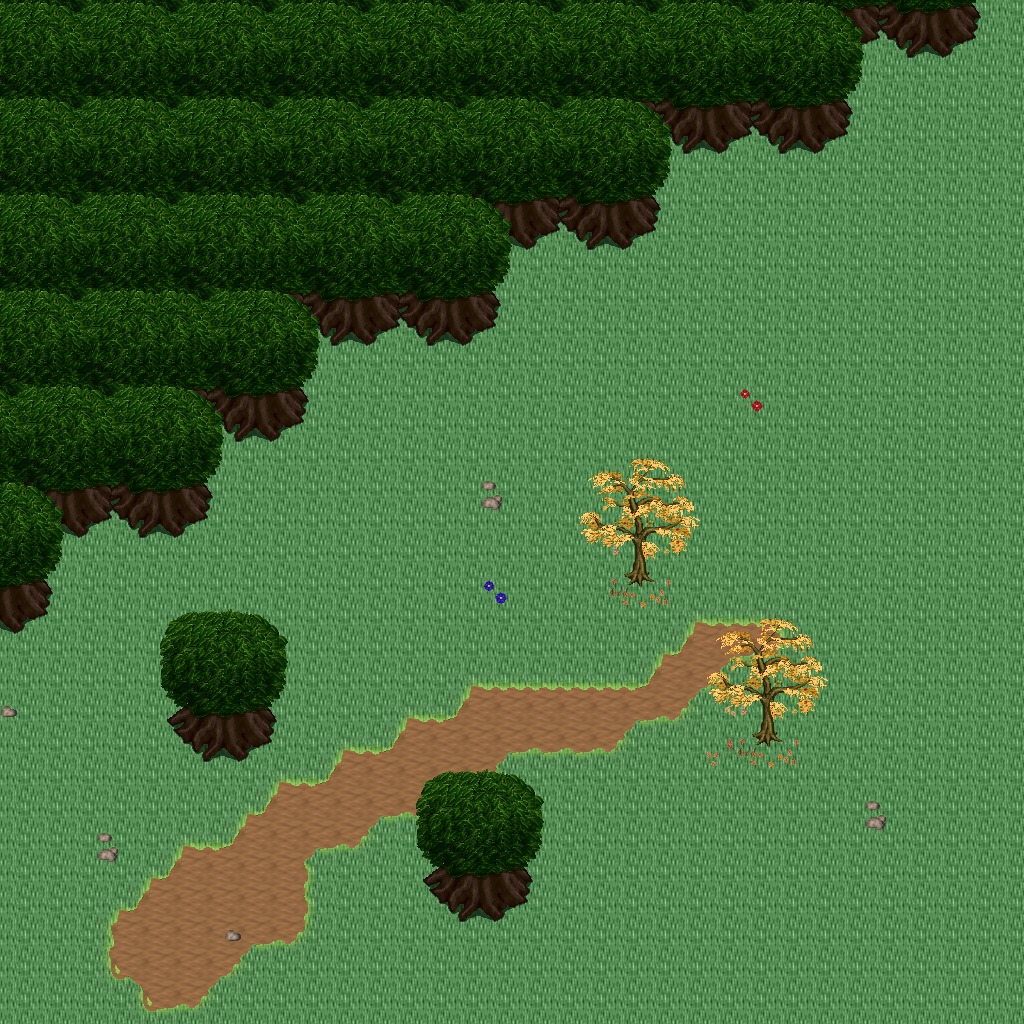

This is a level from a 2D game, rendered from its Tiled map with the project's own tilesets. A one-line summary and the map file follow, with tile-layer data summarised:
An orthogonal 32x32 tile map with 32x32 px tiles, 5 tile layers (Ground, Objects, Objects2, Above, ...), 1 hidden layer not drawn, 24 tilesets.

<map version="1.10" tiledversion="1.11.0" orientation="orthogonal" renderorder="right-down" width="32" height="32" tilewidth="32" tileheight="32" infinite="0" nextlayerid="11" nextobjectid="1">
 <tileset firstgid="1" name="logic_collision" tilewidth="32" tileheight="32" tilecount="1" columns="1">
  <image source="../drawable/logic_collision.png" width="32" height="32" />
 </tileset>
 <tileset firstgid="2" name="ground_ground" tilewidth="32" tileheight="32" tilecount="33" columns="3">
  <image source="../drawable/ground_ground.png" width="96" height="352" />
 </tileset>
 <tileset firstgid="35" name="plant_tree_tree_darkgreen" tilewidth="32" tileheight="32" tilecount="88" columns="8">
  <image source="../drawable/plant_tree_tree_darkgreen.png" width="256" height="352" />
 </tileset>
 <tileset firstgid="123" name="logic_item_resources" tilewidth="32" tileheight="32" tilecount="6" columns="6">
  <image source="../drawable/logic_item_resources.png" width="192" height="32" />
 </tileset>
 <tileset firstgid="129" name="logic_creature_animal" tilewidth="32" tileheight="32" tilecount="32" columns="8">
  <image source="../drawable/logic_creature_animal.png" width="256" height="128" />
 </tileset>
 <tileset firstgid="161" name="plant_flower_daisy_blue" tilewidth="32" tileheight="32" tilecount="8" columns="2">
  <image source="../drawable/plant_flower_daisy_blue.png" width="64" height="128" />
 </tileset>
 <tileset firstgid="169" name="plant_flower_daisy_red" tilewidth="32" tileheight="32" tilecount="8" columns="2">
  <image source="../drawable/plant_flower_daisy_red.png" width="64" height="128" />
 </tileset>
 <tileset firstgid="177" name="plant_flower_daisy_white" tilewidth="32" tileheight="32" tilecount="8" columns="2">
  <image source="../drawable/plant_flower_daisy_white.png" width="64" height="128" />
 </tileset>
 <tileset firstgid="185" name="plant_flower_daisy_yellow" tilewidth="32" tileheight="32" tilecount="8" columns="2">
  <image source="../drawable/plant_flower_daisy_yellow.png" width="64" height="128" />
 </tileset>
 <tileset firstgid="193" name="building_thatched_roof_cottage2" tilewidth="32" tileheight="32" tilecount="20" columns="4">
  <image source="../drawable/building_thatched_roof_cottage2.png" width="128" height="160" />
 </tileset>
 <tileset firstgid="213" name="building_thatched_roof_cottage1" tilewidth="32" tileheight="32" tilecount="20" columns="4">
  <image source="../drawable/building_thatched_roof_cottage1.png" width="128" height="160" />
 </tileset>
 <tileset firstgid="233" name="logic_creature_elemental" tilewidth="32" tileheight="32" tilecount="16" columns="8">
  <image source="../drawable/logic_creature_elemental.png" width="256" height="64" />
 </tileset>
 <tileset firstgid="249" name="item_campfires" tilewidth="32" tileheight="32" tilecount="2" columns="2">
  <image source="../drawable/item_campfires.png" width="64" height="32" />
 </tileset>
 <tileset firstgid="251" name="furniture_light_flames" tilewidth="32" tileheight="32" tilecount="6" columns="6">
  <image source="../drawable/furniture_light_flames.png" width="192" height="32" />
 </tileset>
 <tileset firstgid="257" name="item_firewood" tilewidth="32" tileheight="32" tilecount="12" columns="3">
  <image source="../drawable/item_firewood.png" width="96" height="128" />
 </tileset>
 <tileset firstgid="269" name="plant_flower_bulbs" tilewidth="32" tileheight="32" tilecount="4" columns="1">
  <image source="../drawable/plant_flower_bulbs.png" width="32" height="128" />
 </tileset>
 <tileset firstgid="273" name="ground_grass_corners" tilewidth="32" tileheight="32" tilecount="24" columns="6">
  <image source="../drawable/ground_grass_corners.png" width="192" height="128" />
 </tileset>
 <tileset firstgid="297" name="ground_grass_edges" tilewidth="32" tileheight="32" tilecount="36" columns="12">
  <image source="../drawable/ground_grass_edges.png" width="384" height="96" />
 </tileset>
 <tileset firstgid="333" name="light_dim_yellow_light_5x5" tilewidth="32" tileheight="32" tilecount="25" columns="5">
  <image source="../drawable/light_dim_yellow_light_5x5.png" width="160" height="160" />
 </tileset>
 <tileset firstgid="358" name="plant_tree_fall_trees" tilewidth="32" tileheight="32" tilecount="40" columns="8">
  <image source="../drawable/plant_tree_fall_trees.png" width="256" height="160" />
 </tileset>
 <tileset firstgid="398" name="plant_leaves" tilewidth="32" tileheight="32" tilecount="8" columns="4">
  <image source="../drawable/plant_leaves.png" width="128" height="64" />
 </tileset>
 <tileset firstgid="406" name="ground_grass_2" tilewidth="32" tileheight="32" tilecount="21" columns="3">
  <image source="../drawable/ground_grass_2.png" width="96" height="224" />
 </tileset>
 <tileset firstgid="427" name="ground_rock_pebbles" tilewidth="32" tileheight="32" tilecount="3" columns="1">
  <image source="../drawable/ground_rock_pebbles.png" width="32" height="96" />
 </tileset>
 <tileset firstgid="430" name="logic_creature_fowl" tilewidth="32" tileheight="32" tilecount="6" columns="6">
  <image source="../drawable/logic_creature_fowl.png" width="192" height="32" />
 </tileset>
 <layer id="1" name="Ground" width="32" height="32">
  <data>[1024 cells, 1024 non-empty, 2 distinct tile ids]</data>
 </layer>
 <layer id="2" name="Objects" width="32" height="32">
  <data>[1024 cells, 208 non-empty, 28 distinct tile ids]</data>
 </layer>
 <layer id="3" name="Objects2" width="32" height="32">
  <data>[1024 cells, 29 non-empty, 9 distinct tile ids]</data>
 </layer>
 <layer id="4" name="Above" width="32" height="32">
  <data>[1024 cells, 305 non-empty, 37 distinct tile ids]</data>
 </layer>
 <layer id="5" name="Above2" width="32" height="32">
  <data>[1024 cells, 0 non-empty, 0 distinct tile ids]</data>
 </layer>
 <layer id="6" name="Walkable" width="32" height="32" visible="0">
  <data>[1024 cells, 305 non-empty, 1 distinct tile ids]</data>
 </layer>
 <objectgroup id="7" name="Mapevents" />
 <objectgroup id="8" name="Spawn" />
 <objectgroup id="9" name="Keys" />
 <objectgroup id="10" name="Replace" />
</map>
